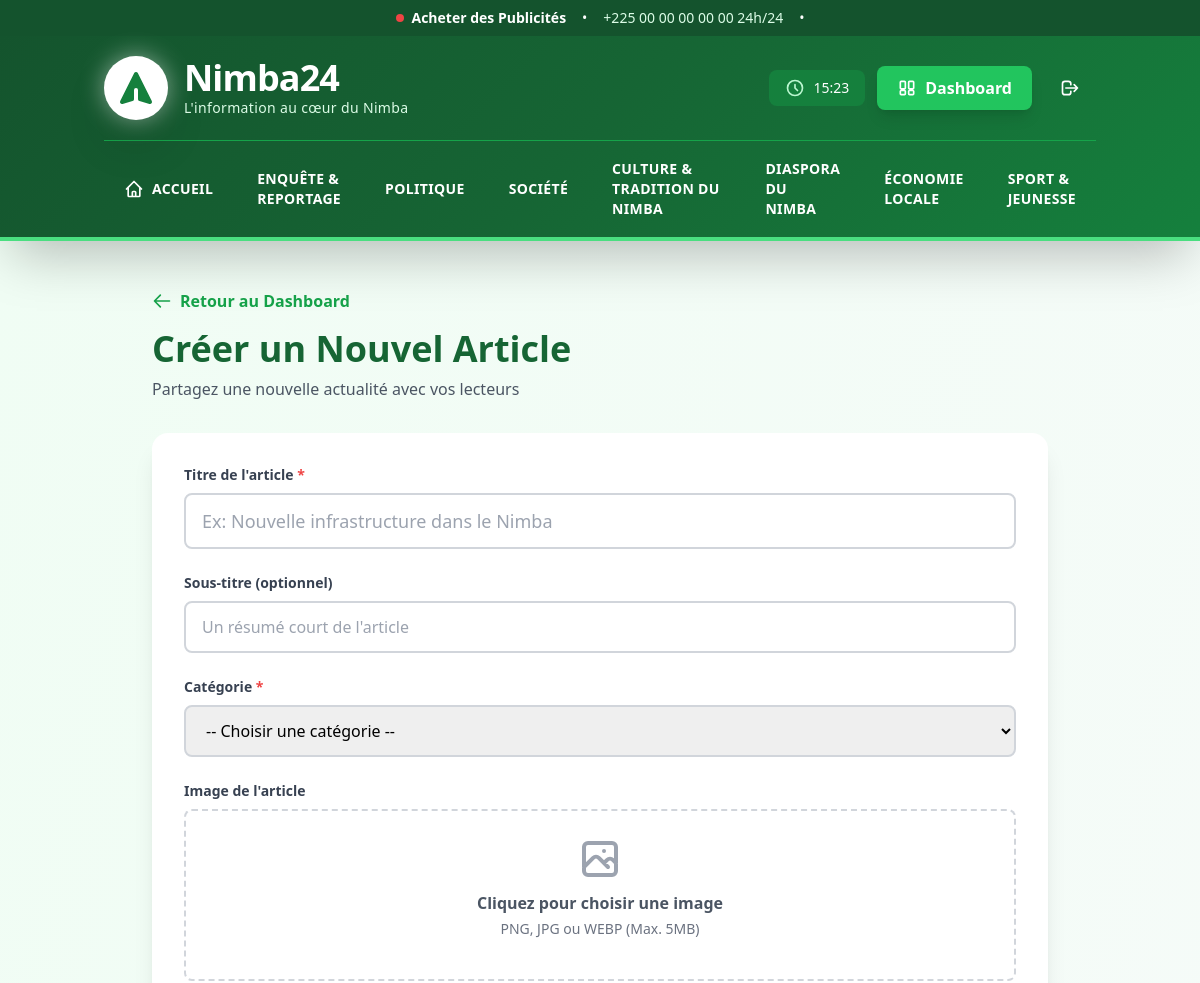
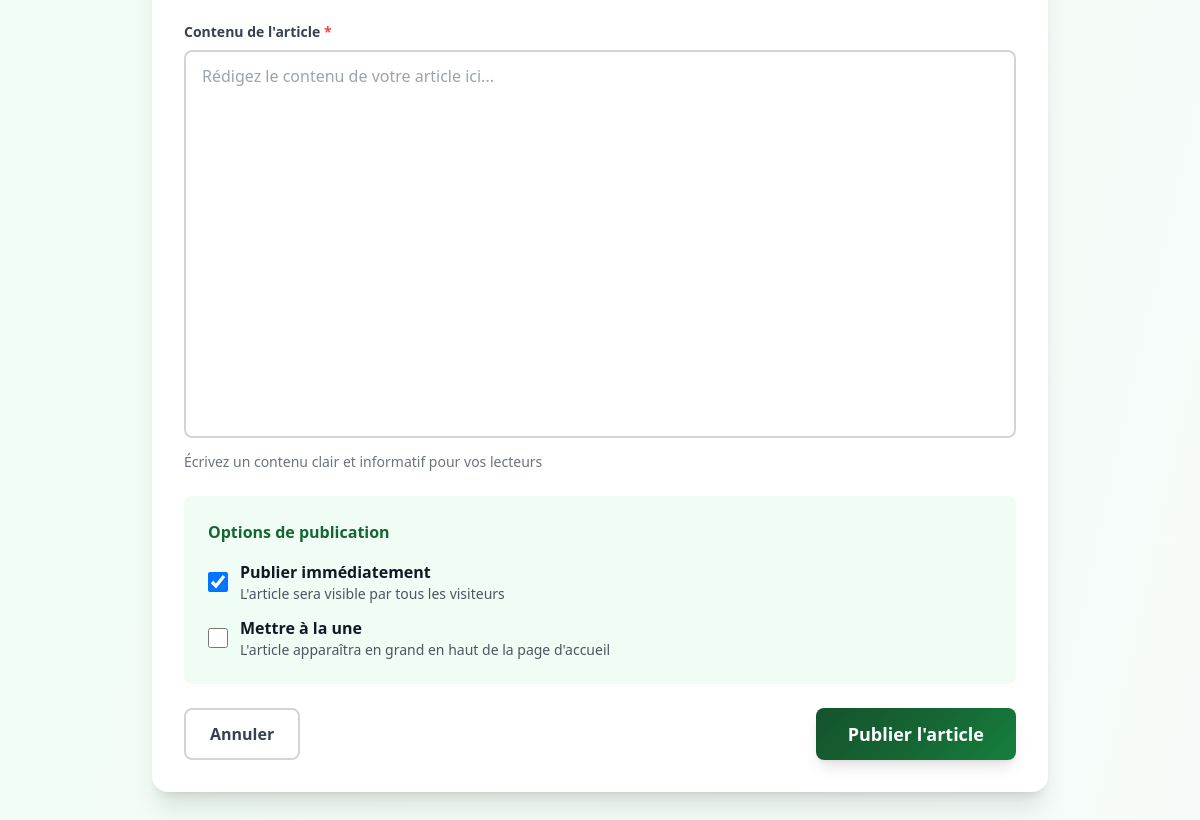
Screenshot of /creer-article/ (signed in) with the database file from the repository (2 pictures, top to bottom).
### nimbaApp/models.py (models this page shows, shortened)
class Categorie(models.Model):
    CATEGORIES_CHOICES = [
        ('politique', 'Politique'),
        ('societe', 'Société'),
        ('enquete', 'Enquête & Reportage'),
        ('culture', 'Culture & Tradition du Nimba'),
        ('diaspora', 'Diaspora du Nimba'),
        ('economie', 'Économie Locale'),
        ('sport', 'Sport & Jeunesse'),
    ]
    nom = models.CharField(max_length=50, choices=CATEGORIES_CHOICES, unique=True)
    description = models.TextField(blank=True)
    ordre = models.IntegerField(default=0, help_text="Ordre d'affichage")
    class Meta:
        verbose_name = 'Catégorie'
        verbose_name_plural = 'Catégories'
        ordering = ['ordre', 'nom']

### nimbaApp/views.py (the view, shortened to what this page needs)
# urls.py: path('creer-article/', views.creer_article, name='creer_article'),
@login_required
@user_passes_test(is_staff_user)
def creer_article(request):
    categories = Categorie.objects.all()
    context = {'categories': categories}
    return render(request, 'creer_article.html', context)

### nimbaApp/views.py (called while the page is built)
def is_staff_user(user):
    return user.is_staff

### nimbaApp/templates/creer_article.html (shortened to what this page needs)
{% extends 'base.html' %}
{% block content %}
<div class="min-h-screen bg-gradient-to-br from-forest-50 to-gray-50 py-12">
    <div class="container mx-auto px-4">
        <div class="max-w-4xl mx-auto">
            <div class="mb-8">
                <a href="{% url 'nimbaApp:dashboard' %}" class="inline-flex items-center text-forest-600 hover:text-forest-800 font-semibold mb-4">
                    <svg class="w-5 h-5 mr-2" fill="none" stroke="currentColor" viewBox="0 0 24 24">
                        <path stroke-linecap="round" stroke-linejoin="round" stroke-width="2" d="M10 19l-7-7m0 0l7-7m-7 7h18"/>
                    </svg>
                    Retour au Dashboard
                </a>
                <h1 class="text-4xl font-bold text-forest-800 mb-2">Créer un Nouvel Article</h1>
                <p class="text-gray-600">Partagez une nouvelle actualité avec vos lecteurs</p>
            </div>
            <form method="POST" enctype="multipart/form-data" class="bg-white rounded-2xl shadow-xl p-8">
                <div class="mb-6">
                    <label for="titre" class="block text-sm font-bold text-gray-700 mb-2">
                        Titre de l'article <span class="text-red-500">*</span>
                    </label>
                    <input
                        type="text"
                        id="titre"
                        name="titre"
                        required
                        class="w-full px-4 py-3 border-2 border-gray-300 rounded-lg focus:outline-none focus:border-forest-600 transition text-lg"
                        placeholder="Ex: Nouvelle infrastructure dans le Nimba"
                    >
                </div>
                <div class="mb-6">
                    <label for="sous_titre" class="block text-sm font-bold text-gray-700 mb-2">
                        Sous-titre (optionnel)
                    </label>
                    <input
                        type="text"
                        id="sous_titre"
                        name="sous_titre"
                        class="w-full px-4 py-3 border-2 border-gray-300 rounded-lg focus:outline-none focus:border-forest-600 transition"
                        placeholder="Un résumé court de l'article"
                    >
                </div>
                <div class="mb-6">
                    <label for="categorie" class="block text-sm font-bold text-gray-700 mb-2">
                        Catégorie <span class="text-red-500">*</span>
                    </label>
                    <select
                        id="categorie"
                        name="categorie"
                        required
                        class="w-full px-4 py-3 border-2 border-gray-300 rounded-lg focus:outline-none focus:border-forest-600 transition"
                    >
                        <option value="">-- Choisir une catégorie --</option>
                    </select>
                </div>
                <div class="mb-6">
                    <label for="image" class="block text-sm font-bold text-gray-700 mb-2">
                        Image de l'article
                    </label>
                    <div class="border-2 border-dashed border-gray-300 rounded-lg p-6 text-center hover:border-forest-600 transition">
                        <label for="image" class="cursor-pointer">
                            <div id="image-preview" class="mb-4">
                                <p class="text-gray-600 font-semibold">Cliquez pour choisir une image</p>
                                <p class="text-sm text-gray-500 mt-1">PNG, JPG ou WEBP (Max. 5MB)</p>
                            </div>
                        </label>
                    </div>
                </div>
                <div class="mb-6">
                    <label for="contenu" class="block text-sm font-bold text-gray-700 mb-2">
                        Contenu de l'article <span class="text-red-500">*</span>
                    </label>
                    <textarea
                        id="contenu"
                        name="contenu"
                        required
                        rows="15"
                        class="w-full px-4 py-3 border-2 border-gray-300 rounded-lg focus:outline-none focus:border-forest-600 transition resize-none"
                        placeholder="Rédigez le contenu de votre article ici..."
                    ></textarea>
                    <p class="text-sm text-gray-500 mt-2">Écrivez un contenu clair et informatif pour vos lecteurs</p>
                </div>
                <div class="bg-forest-50 rounded-lg p-6 mb-6">
                    <h3 class="font-bold text-forest-800 mb-4">Options de publication</h3>
                    <div class="space-y-3">
                        <label class="flex items-center space-x-3 cursor-pointer">
                            <input
                                type="checkbox"
                                name="est_publie"
                                checked
                                class="w-5 h-5 text-forest-600 border-gray-300 rounded focus:ring-forest-500"
                            >
                            <div>
                                <span class="font-semibold text-gray-900">Publier immédiatement</span>
                                <p class="text-sm text-gray-600">L'article sera visible par tous les visiteurs</p>
                            </div>
                        </label>
                        <label class="flex items-center space-x-3 cursor-pointer">
                            <input
                                type="checkbox"
                                name="est_a_la_une"
                                class="w-5 h-5 text-forest-600 border-gray-300 rounded focus:ring-forest-500"
                            >
                            <div>
                                <span class="font-semibold text-gray-900">Mettre à la une</span>
                                <p class="text-sm text-gray-600">L'article apparaîtra en grand en haut de la page d'accueil</p>
                            </div>
                        </label>
                    </div>
                </div>
                <div class="flex items-center justify-between">
                    <a href="{% url 'nimbaApp:dashboard' %}" class="px-6 py-3 border-2 border-gray-300 rounded-lg font-semibold text-gray-700 hover:bg-gray-50 transition">
                        Annuler
                    </a>
                    <button
                        type="submit"
                        class="gradient-forest text-white px-8 py-3 rounded-lg font-bold text-lg hover:opacity-90 transition transform hover:scale-105 shadow-lg"
                    >
                        Publier l'article
                    </button>
                </div>
            </form>
        </div>
    </div>
</div>
{% endblock %}

### nimbaApp/templates/base.html (shortened to what this page needs)
<!DOCTYPE html>
<html lang="fr">
<head>
    <script src="https://cdn.tailwindcss.com"></script>
</head>
<body class="bg-gray-50">
    <header class="gradient-forest text-white shadow-2xl sticky top-0 z-50 border-b-4 border-forest-400 animate-slide-in">
        <div class="bg-forest-900 py-2 text-center text-sm">
            <div class="container mx-auto px-4 flex items-center justify-center space-x-4">
                <span class="flex items-center animate-pulse">
                    <span class="w-2 h-2 bg-red-500 rounded-full mr-2"></span>
                    <strong>Acheter des Publicités</strong>
                </span>
                <span class="hidden md:inline">•</span>
                <span class="hidden md:inline text-forest-100">+225 00 00 00 00 00 24h/24</span>
                <span class="hidden lg:inline">•</span>
            </div>
        </div>
        <div class="container mx-auto px-4">
            <div class="flex items-center justify-between py-5">
                <a href="{% url 'nimbaApp:home' %}" class="flex items-center space-x-4 group">
                    <div class="relative">
                        <div class="relative bg-white rounded-full w-16 h-16 flex items-center justify-center shadow-2xl transform group-hover:scale-110 group-hover:rotate-6 transition duration-500">
                            <svg class="w-10 h-10 text-forest-700" fill="currentColor" viewBox="0 0 20 20">
                                <path d="M10.894 2.553a1 1 0 00-1.788 0l-7 14a1 1 0 001.169 1.409l5-1.429A1 1 0 009 15.571V11a1 1 0 112 0v4.571a1 1 0 00.725.962l5 1.428a1 1 0 001.17-1.408l-7-14z"/>
                            </svg>
                        </div>
                    </div>
                    <div>
                        <h1 class="text-3xl md:text-4xl font-extrabold tracking-tight group-hover:text-forest-100 transition duration-300">Nimba24</h1>
                        <p class="text-sm text-forest-100 font-medium tracking-wide">L'information au cœur du Nimba</p>
                    </div>
                </a>
                <div class="hidden md:flex items-center space-x-3">
                    <div class="flex items-center bg-forest-700 rounded-lg px-4 py-2 space-x-2">
                        <svg class="w-5 h-5 text-forest-200" fill="none" stroke="currentColor" viewBox="0 0 24 24">
                            <path stroke-linecap="round" stroke-linejoin="round" stroke-width="2" d="M12 8v4l3 3m6-3a9 9 0 11-18 0 9 9 0 0118 0z"/>
                        </svg>
                        <span class="text-sm font-medium" id="live-time"></span>
                    </div>
                    {% if user.is_authenticated and user.is_staff %}
                        <a href="{% url 'nimbaApp:dashboard' %}" class="bg-forest-500 hover:bg-forest-400 px-5 py-2.5 rounded-lg font-bold transition transform hover:scale-105 flex items-center space-x-2 shadow-lg">
                            <span>Dashboard</span>
                        </a>
                        <a href="{% url 'nimbaApp:logout' %}" class="hover:bg-forest-700 px-4 py-2 rounded-lg transition" title="Déconnexion">
                            <svg class="w-5 h-5" fill="none" stroke="currentColor" viewBox="0 0 24 24">
                                <path stroke-linecap="round" stroke-linejoin="round" stroke-width="2" d="M17 16l4-4m0 0l-4-4m4 4H7m6 4v1a3 3 0 01-3 3H6a3 3 0 01-3-3V7a3 3 0 013-3h4a3 3 0 013 3v1"/>
                            </svg>
                        </a>
                    {% endif %}
                </div>
            </div>
            <nav class="hidden md:block border-t border-forest-600">
                <div class="flex items-center justify-center space-x-1 py-2">
                    <a href="{% url 'nimbaApp:home' %}" class="group px-5 py-2.5 rounded-lg hover:bg-forest-700 transition font-bold text-sm uppercase tracking-wide flex items-center space-x-2">
                        <span>Accueil</span>
                    </a>
                    {% if categories %}
                        {% for cat in categories %}
                            <a href="{% url 'nimbaApp:categorie' cat.nom %}" class="px-5 py-2.5 rounded-lg hover:bg-forest-700 transition font-semibold text-sm uppercase tracking-wide hover:scale-105 transform duration-300">
                                {{ cat.get_nom_display }}
                            </a>
                        {% endfor %}
                    {% endif %}
                </div>
            </nav>
        </div>
    </header>
    <main>
        {% block content %}{% endblock %}
    </main>
</body>
</html>

### nimbaApp/templates/base.html (style rules this page uses)
.gradient-forest { background: linear-gradient(135deg, #14532d 0%, #166534 50%, #15803d 100%); }
.animate-slide-in { animation: slide-in 0.5s ease-out; }

### rows the page displays
Categorie: nom "ENQUÊTE & REPORTAGE"
Categorie: nom "POLITIQUE"
Categorie: nom "SOCIÉTÉ"
Categorie: nom "CULTURE & TRADITION DU NIMBA"
Categorie: nom "DIASPORA DU NIMBA"
Categorie: nom "ÉCONOMIE LOCALE"
Categorie: nom "SPORT & JEUNESSE"
